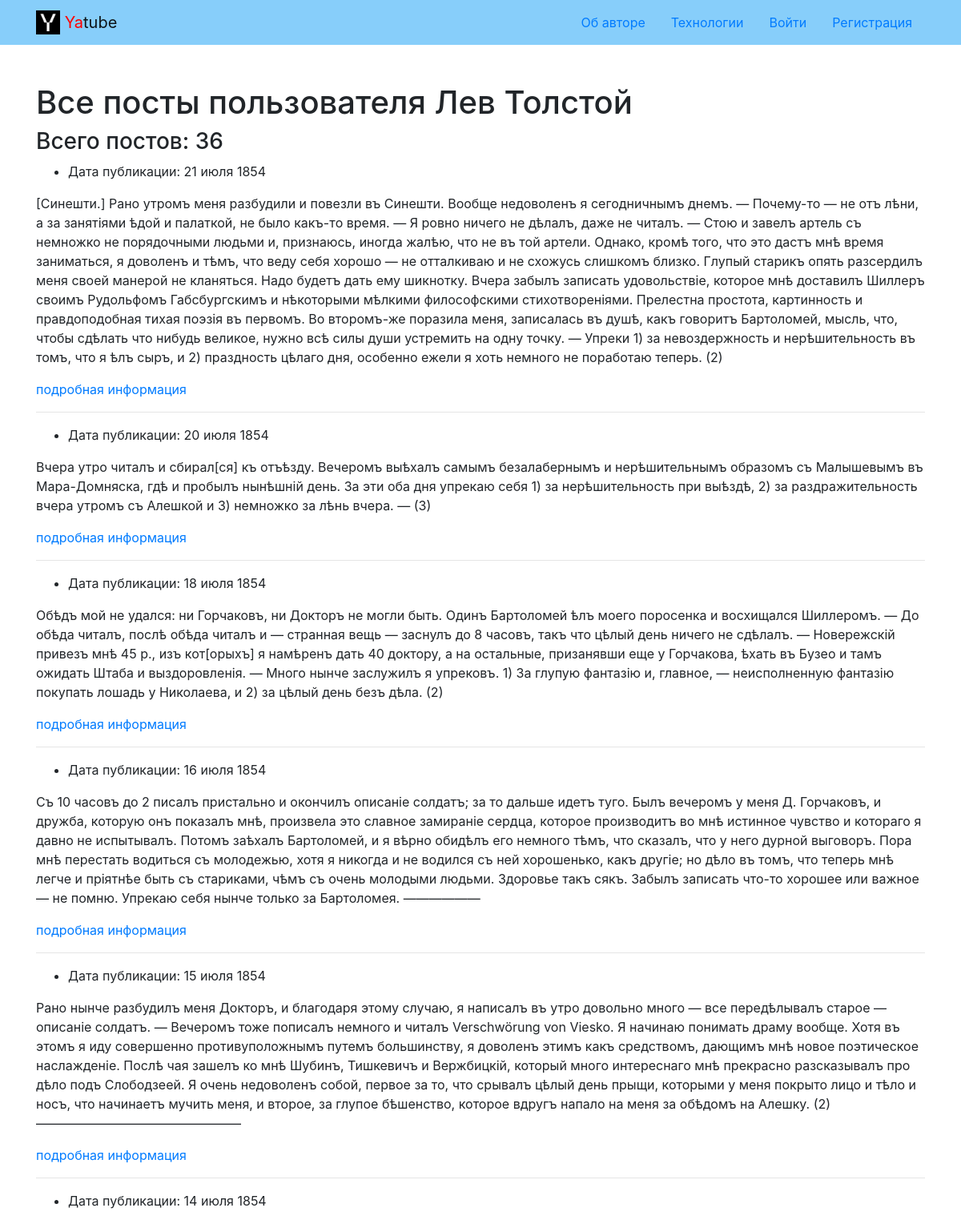
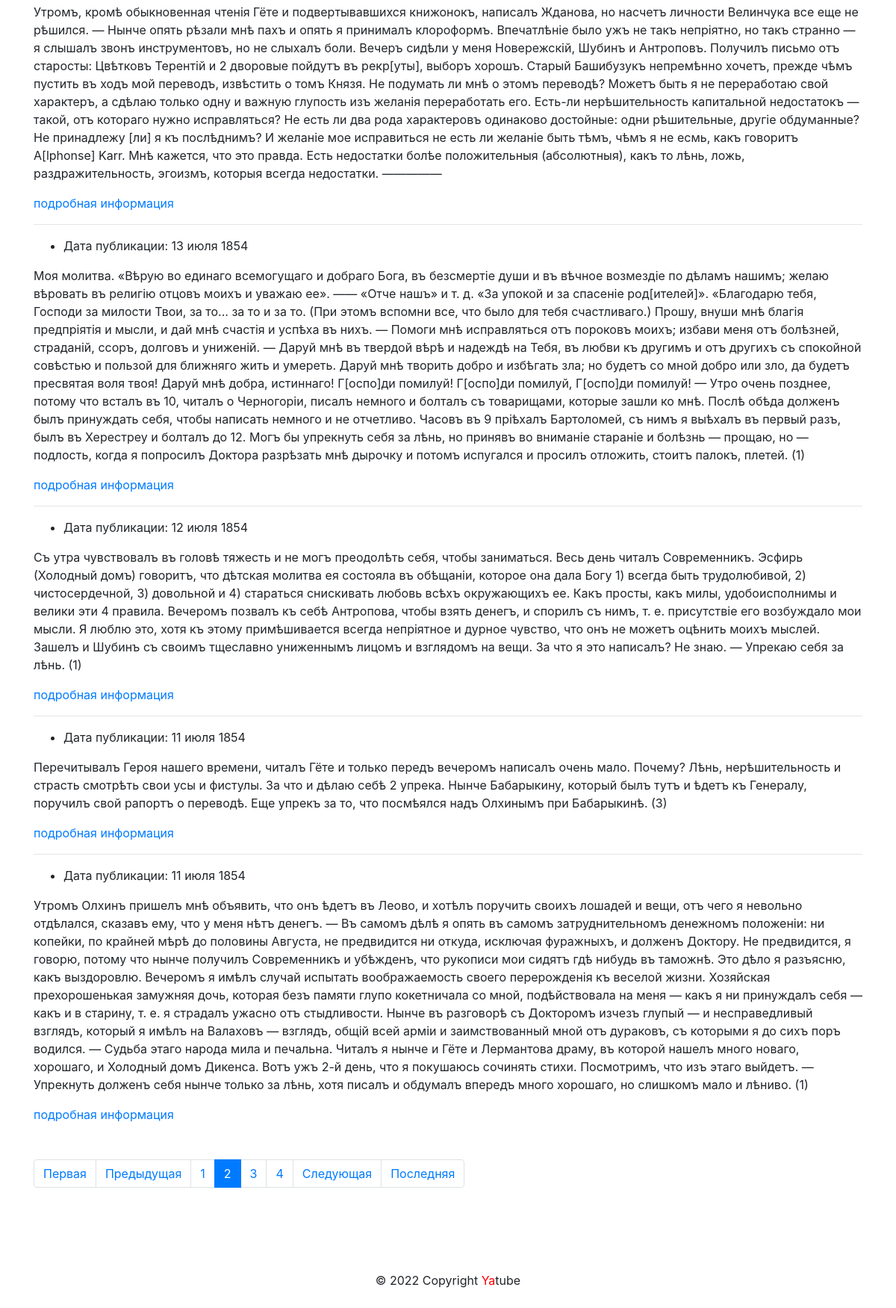
/profile/leo/?page=2, run on the app's committed database (2 pictures, top to bottom).
### posts/models.py (models this page shows, shortened)
class Post(models.Model):
    text = models.TextField(verbose_name='текст')
    pub_date = models.DateTimeField(auto_now_add=True)
    author = models.ForeignKey(
        User,
        on_delete=models.CASCADE,
        related_name='posts'
    )
    group = models.ForeignKey(
        Group,
        verbose_name='группа',
        blank=True,
        null=True,
        on_delete=models.SET_NULL
    )
    class Meta:
        ordering = ['-pub_date']

### posts/views.py (the view)
# urls.py: path('profile/<str:username>/', views.profile, name='profile'),
def profile(request, username):
    author = get_object_or_404(User, username=username)
    posts = Post.objects.filter(author=author)
    page_obj = pagination(request, posts)
    context = {'author': author,
               'page_obj': page_obj}
    return render(request, 'posts/profile.html', context)

### core/context_processors/year.py (called while the page is built)
def year(request):
    a = date.today().year
    return {'year': a}

### posts/views.py (called while the page is built)
def pagination(request, posts):
    paginator = Paginator(posts, PAGES)
    page_number = request.GET.get('page')
    page_obj = paginator.get_page(page_number)
    return page_obj

### templates/posts/profile.html (shortened to what this page needs)
{% extends 'base.html' %}
{% block content %}
<div class="container py-5">
    <h1>Все посты пользователя {{ author.get_full_name }} </h1>
    <h3>Всего постов: {{ author.posts.count }} </h3>
    {% for post in page_obj %}
        <article>
        <ul>
          <li>
            Дата публикации: {{ post.pub_date|date:"d E Y" }}
          </li>
        </ul>
          <p>
          {{ post.text }}
          </p>
          <p>
          <a href="<{% url 'posts:post_detail' post.id %}>">подробная информация </a>
          </p>
        </article>
        {% if not forloop.last %}<hr>{% endif %}
        {% endfor %}
        {% include 'posts/includes/paginator.html' %}
  </div>
{% endblock %}

### data on the page
Post: pub_date "21 июля 1854", text "[Синешти.] Рано утромъ меня разбудили и повезли въ Синешти. Вообще недоволенъ я сегодничнымъ днемъ. — Почему-то — не отъ лѣни, а за занятіями ѣдой и палаткой, не было какъ-тο время. — Я ровно ничего не дѣлалъ, даже не читалъ. — Стою и завелъ артель съ немножко не порядочными людьми и, признаюсь, иногда жалѣю, что не въ той артели. Однако, кромѣ того, что это дастъ мнѣ время заниматься, я доволенъ и тѣмъ, что веду себя хорошо — не отталкиваю и не схожусь слишкомъ близко. Глупый старикъ опять разсердилъ меня своей манерой не кланяться. Надо будетъ дать ему шикнотку. Вчера забылъ записать удовольствіе, которое мнѣ доставилъ Шиллеръ своимъ Рудольфомъ Габсбургскимъ и нѣкоторыми мѣлкими…"
Post: pub_date "20 июля 1854", text "Вчера утро читалъ и сбирал[ся] къ отъѣзду. Вечеромъ выѣхалъ самымъ безалабернымъ и нерѣшительнымъ образомъ съ Малышевымъ въ Мара-Домняска, гдѣ и пробылъ нынѣшній день. За эти оба дня упрекаю себя 1) за нерѣшительность при выѣздѣ, 2) за раздражительность вчера утромъ съ Алешкой и 3) немножко за лѣнь вчера. — (3)"
Post: pub_date "18 июля 1854", text "Обѣдъ мой не удался: ни Горчаковъ, ни Докторъ не могли быть. Одинъ Бартоломей ѣлъ моего поросенка и восхищался Шиллеромъ. — До обѣда читалъ, послѣ обѣда читалъ и — странная вещь — заснулъ до 8 часовъ, такъ что цѣлый день ничего не сдѣлалъ. — Новережскій привезъ мнѣ 45 р., изъ кот[орыхъ] я намѣренъ дать 40 доктору, а на остальные, призанявши еще у Горчакова, ѣхать въ Бузео и тамъ ожидать Штаба и выздоровленія. — Много нынче заслужилъ я упрековъ. 1) За глупую фантазію и, главное, — неисполненную фантазію покупать лошадь у Николаева, и 2) за цѣлый день безъ дѣла. (2)"
Post: pub_date "16 июля 1854", text "Съ 10 часовъ до 2 писалъ пристально и окончилъ описаніе солдатъ; за то дальше идетъ туго. Былъ вечеромъ у меня Д. Горчаковъ, и дружба, которую онъ показалъ мнѣ, произвела это славное замираніе сердца, которое производитъ во мнѣ истинное чувство и котораго я давно не испытывалъ. Потомъ заѣхалъ Бартоломей, и я вѣрно обидѣлъ его немного тѣмъ, что сказалъ, что у него дурной выговоръ. Пора мнѣ перестать водиться съ молодежью, хотя я никогда и не водился съ ней хорошенько, какъ другіе; но дѣло въ томъ, что теперь мнѣ легче и пріятнѣе быть съ стариками, чѣмъ съ очень молодыми людьми. Здоровье такъ сякъ. Забылъ записать что-то хорошее или важное — не помню. Упрекаю себя нынче только за Бартоломея.…"
Post: pub_date "15 июля 1854", text "Рано нынче разбудилъ меня Докторъ, и благодаря этому случаю, я написалъ въ утро довольно много — все передѣлывалъ старое — описаніе солдатъ. — Вечеромъ тоже пописалъ немного и читалъ Verschwörung von Viesko. Я начинаю понимать драму вообще. Хотя въ этомъ я иду совершенно противуположнымъ путемъ большинству, я доволенъ этимъ какъ средствомъ, дающимъ мнѣ новое поэтическое наслажденіе. Послѣ чая зашелъ ко мнѣ Шубинъ, Тишкевичъ и Вержбицкій, который много интереснаго мнѣ прекрасно разсказывалъ про дѣло подъ Слободзеей. Я очень недоволенъ собой, первое за то, что срывалъ цѣлый день прыщи, которыми у меня покрыто лицо и тѣло и носъ, что начинаетъ мучить меня, и второе, за глупое бѣшенство,…"
Post: pub_date "14 июля 1854", text "Утромъ, кромѣ обыкновенная чтенія Гёте и подвертывавшихся книжонокъ, написалъ Жданова, но насчетъ личности Велинчука все еще не рѣшился. — Нынче опять рѣзали мнѣ пахъ и опять я принималъ клороформъ. Впечатлѣніе было ужъ не такъ непріятно, но такъ странно — я слышалъ звонъ инструментовъ, но не слыхалъ боли. Вечеръ сидѣли у меня Новережскій, Шубинъ и Антроповъ. Получилъ письмо отъ старосты: Цвѣтковъ Терентій и 2 дворовые пойдутъ въ рекр[уты], выборъ хорошъ. Старый Башибузукъ непремѣнно хочетъ, прежде чѣмъ пустить въ ходъ мой переводъ, извѣстить о томъ Князя. Не подумать ли мнѣ о этомъ переводѣ? Можетъ быть я не переработаю свой характеръ, a сдѣлаю только одну и важную глупость изъ желанія…"
Post: pub_date "13 июля 1854", text "Моя молитва. «Вѣрую во единаго всемогущаго и добраго Бога, въ безсмертіе души и въ вѣчное возмездіе по дѣламъ нашимъ; желаю вѣровать въ религію отцовъ моихъ и уважаю ее». —— «Отче нашъ» и т. д. «За упокой и за спасеніе род[ителей]». «Благодарю тебя, Господи за милости Твои, за то... за то и за то. (При этомъ вспомни все, что было для тебя счастливаго.) Прошу, внуши мнѣ благія предпріятія и мысли, и дай мнѣ счастія и успѣха въ нихъ. — Помоги мнѣ исправляться отъ пороковъ моихъ; избави меня отъ болѣзней, страданій, ссоръ, долговъ и униженій. — Даруй мнѣ въ твердой вѣрѣ и надеждѣ на Тебя, въ любви къ другимъ и отъ другихъ съ спокойной совѣстью и пользой для ближняго жить и умереть. Даруй мнѣ…"
Post: pub_date "12 июля 1854", text "Съ утра чувствовалъ въ головѣ тяжесть и не могъ преодолѣть себя, чтобы заниматься. Весь день читалъ Современникъ. Эсфирь (Холодный домъ) говоритъ, что дѣтская молитва ея состояла въ обѣщаніи, которое она дала Богу 1) всегда быть трудолюбивой, 2) чистосердечной, 3) довольной и 4) стараться снискивать любовь всѣхъ окружающихъ ее. Какъ просты, какъ милы, удобоисполнимы и велики эти 4 правила. Вечеромъ позвалъ къ себѣ Антропова, чтобы взять денегъ, и спорилъ съ нимъ, т. е. присутствіе его возбуждало мои мысли. Я люблю это, хотя къ этому примѣшивается всегда непріятное и дурное чувство, что онъ не можетъ оцѣнить моихъ мыслей. Зашелъ и Шубинъ съ своимъ тщеславно униженнымъ лицомъ и взглядомъ на…"
Post: pub_date "11 июля 1854", text "Перечитывалъ Героя нашего времени, читалъ Гёте и только передъ вечеромъ написалъ очень мало. Почему? Лѣнь, нерѣшительность и страсть смотрѣть свои усы и фистулы. За что и дѣлаю себѣ 2 упрека. Нынче Бабарыкину, который былъ тутъ и ѣдетъ къ Генералу, поручилъ свой рапортъ о переводѣ. Еще упрекъ за то, что посмѣялся надъ Олхинымъ при Бабарыкинѣ. (3)"
Post: pub_date "11 июля 1854", text "Утромъ Олхинъ пришелъ мнѣ объявить, что онъ ѣдетъ въ Леово, и хотѣлъ поручить своихъ лошадей и вещи, отъ чего я невольно отдѣлался, сказавъ ему, что у меня нѣтъ денегъ. — Въ самомъ дѣлѣ я опять въ самомъ затруднительномъ денежномъ положеніи: ни копейки, по крайней мѣрѣ до половины Августа, не предвидится ни откуда, исключая фуражныхъ, и долженъ Доктору. Не предвидится, я говорю, потому что нынче получилъ Современникъ и убѣжденъ, что рукописи мои сидятъ гдѣ нибудь въ таможнѣ. Это дѣло я разъясню, какъ выздоровлю. Вечеромъ я имѣлъ случай испытать воображаемость своего перерожденія къ веселой жизни. Хозяйская прехорошенькая замужняя дочь, которая безъ памяти глупо кокетничала со мной,…"

### other printed values
{{ author.get_full_name }} "Лев Толстой"
{{ author.posts.count }} "36"
{{ i }} "1" "3" "4"
{{ i }} "2"
